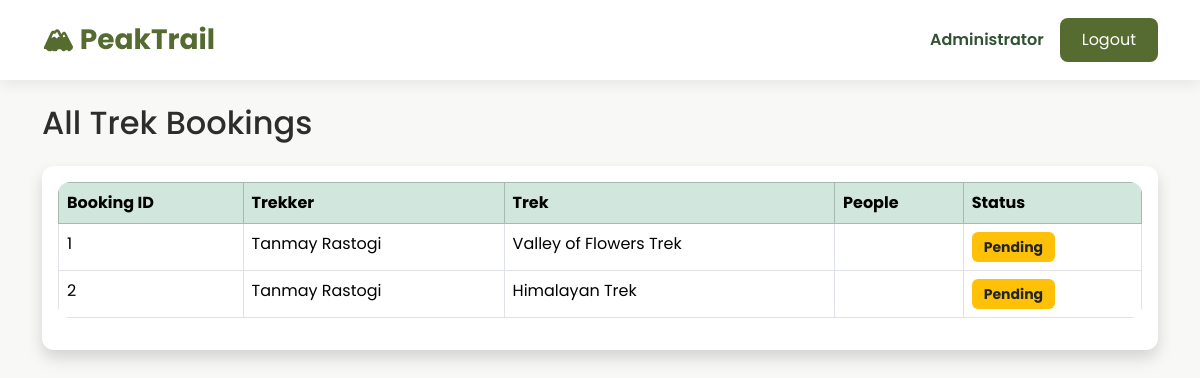
Screenshot of /admin/bookings (signed in) with the database file from the repository.
### models/user.py (models this page shows, shortened)
class User(UserMixin, db.Model):
    __tablename__ = "users"
    id = db.Column(db.Integer, primary_key=True)
    name = db.Column(db.String(100), nullable=False)
    email = db.Column(db.String(120), unique=True, nullable=False)
    password = db.Column(db.String(255), nullable=False)
    role = db.Column(db.String(20), nullable=False)
    is_active = db.Column(db.Boolean, default=True)
    is_blacklisted = db.Column(db.Boolean, default=False)
    created_at = db.Column(db.DateTime, default=datetime.utcnow)
    bookings = db.relationship("Booking", backref="user", lazy=True)
    staff_profile = db.relationship(
        "StaffProfile",
        backref="user",
        uselist=False
    )

### models/booking.py (models this page shows, shortened)
class Booking(db.Model):
    __tablename__ = "bookings"
    id = db.Column(db.Integer, primary_key=True)
    user_id = db.Column(
        db.Integer,
        db.ForeignKey("users.id"),
        nullable=False
    )
    trek_id = db.Column(
        db.Integer,
        db.ForeignKey("treks.id"),
        nullable=False
    )
    booking_date = db.Column(
        db.DateTime,
        default=datetime.utcnow
    )
    booking_status = db.Column(
        db.String(20),
        default="Booked"
    )
    payment_status = db.Column(
        db.String(20),
        default="Pending"
    )

### models/trek.py (models this page shows, shortened)
class Trek(db.Model):
    __tablename__ = "treks"
    id = db.Column(db.Integer, primary_key=True)
    trek_name = db.Column(db.String(100), nullable=False)
    location = db.Column(db.String(100), nullable=False)
    image_url = db.Column(db.String(500))
    price = db.Column(
        db.Float,
        nullable=False,
        default=0
    )
    difficulty = db.Column(db.String(20), nullable=False)
    duration = db.Column(db.Integer, nullable=False)
    available_slots = db.Column(db.Integer, nullable=False)
    description = db.Column(db.Text)
    start_date = db.Column(db.Date, nullable=False)
    end_date = db.Column(db.Date, nullable=False)
    status = db.Column(
        db.String(20),
        default="Open"
    )
    assigned_staff_id = db.Column(
        db.Integer,
        db.ForeignKey("staff_profiles.id"),
        nullable=True
    )
    bookings = db.relationship(
        "Booking",
        backref="trek",
        lazy=True
    )

### routes/admin.py (the view)
@admin.route("/admin/bookings")
@login_required
def view_bookings():
    if current_user.role != "admin":
        flash("Access Denied!", "danger")
        return redirect(url_for("home"))
    bookings = Booking.query.all()
    return render_template(
        "admin/view_bookings.html",
        bookings=bookings
    )

### app.py (called while the page is built)
@login_manager.user_loader
def load_user(user_id):
    return User.query.get(int(user_id))

### templates/admin/view_bookings.html (shortened to what this page needs)
{% extends "base.html" %}
{% block content %}
<h2 class="mb-4">
All Trek Bookings
</h2>
<div class="card shadow">
<div class="card-body">
<table class="table table-bordered table-hover">
<thead class="table-success">
<tr>
<th>Booking ID</th>
<th>Trekker</th>
<th>Trek</th>
<th>People</th>
<th>Status</th>
</tr>
</thead>
<tbody>
{% for booking in bookings %}
<tr>
<td>{{ booking.id }}</td>
<td>{{ booking.user.name }}</td>
<td>{{ booking.trek.trek_name }}</td>
<td>{{ booking.number_of_people }}</td>
<td>
{% if booking.status=="Confirmed" %}
<span class="badge bg-success">
Confirmed
</span>
{% elif booking.status=="Cancelled" %}
<span class="badge bg-danger">
Cancelled
</span>
{% else %}
<span class="badge bg-warning text-dark">
Pending
</span>
{% endif %}
</td>
</tr>
{% else %}
<tr>
<td colspan="5" class="text-center">
No Bookings Found
</td>
</tr>
{% endfor %}
</tbody>
</table>
</div>
</div>
{% endblock %}

### templates/base.html (shortened to what this page needs)
<!DOCTYPE html>
<html lang="en">
<head>
    <link href="https://cdn.jsdelivr.net/npm/bootstrap@5.3.3/dist/css/bootstrap.min.css" rel="stylesheet">
    <link rel="stylesheet" href="{{ url_for('static', filename='css/style.css') }}">
</head>
<body>
    <nav class="navbar navbar-expand-lg custom-navbar">
<div class="container">
{% if current_user.is_authenticated %}
    {% if current_user.role=="admin" %}
        <a class="navbar-brand fw-bold"
        href="{{ url_for('admin.dashboard') }}">
        🏔 PeakTrail
        </a>
    {% elif current_user.role=="staff" %}
        <a class="navbar-brand fw-bold"
        href="{{ url_for('staff.dashboard') }}">
        🏔 PeakTrail
        </a>
    {% elif current_user.role=="trekker" %}
        <a class="navbar-brand fw-bold"
        href="{{ url_for('trekker.dashboard') }}">
        🏔 PeakTrail
        </a>
    {% endif %}
{% else %}
<a class="navbar-brand fw-bold"
href="{{ url_for('home') }}">
🏔 PeakTrail
</a>
{% endif %}
<div class="ms-auto d-flex align-items-center">
{% if current_user.is_authenticated %}
<span class="welcome-text">
{{ current_user.name }}
</span>
<a href="{{ url_for('auth.logout') }}"
class="btn btn-custom ms-3">
Logout
</a>
{% endif %}
</div>
</div>
</nav>
    <div class="container mt-4">
        {% block content %}
        {% endblock %}
    </div>
</body>
</html>

### static/css/style.css (style rules this page uses)
:root { --primary:#556B2F; --secondary:#2F5233; --accent:#F5F1E8; --background:#F8F8F6; --text:#2D2D2D; }
body { font-family:'Poppins',sans-serif; background:var(--background); color:var(--text); }
.custom-navbar { background:white; box-shadow:0 4px 15px rgba(0,0,0,.08); padding:14px; }
.navbar-brand { color:var(--primary)!important; font-size:28px; }
.welcome-text { font-weight:600; color:var(--secondary); }
.card { border:none; border-radius:12px; overflow:hidden; transition:.3s; box-shadow:0 5px 18px rgba(0,0,0,.08); }
.btn-custom { background:var(--primary); color:white; border:none; border-radius:8px; padding:10px 22px; transition:.3s; }
.table { background:white; border-radius:12px; overflow:hidden; }
.badge { padding:8px 12px; font-size:14px; }

### rows the page displays
User: name "Administrator"
Booking: id "1", user.name "Tanmay Rastogi", trek.trek_name "Valley of Flowers Trek"
Booking: id "2", user.name "Tanmay Rastogi", trek.trek_name "Himalayan Trek"
